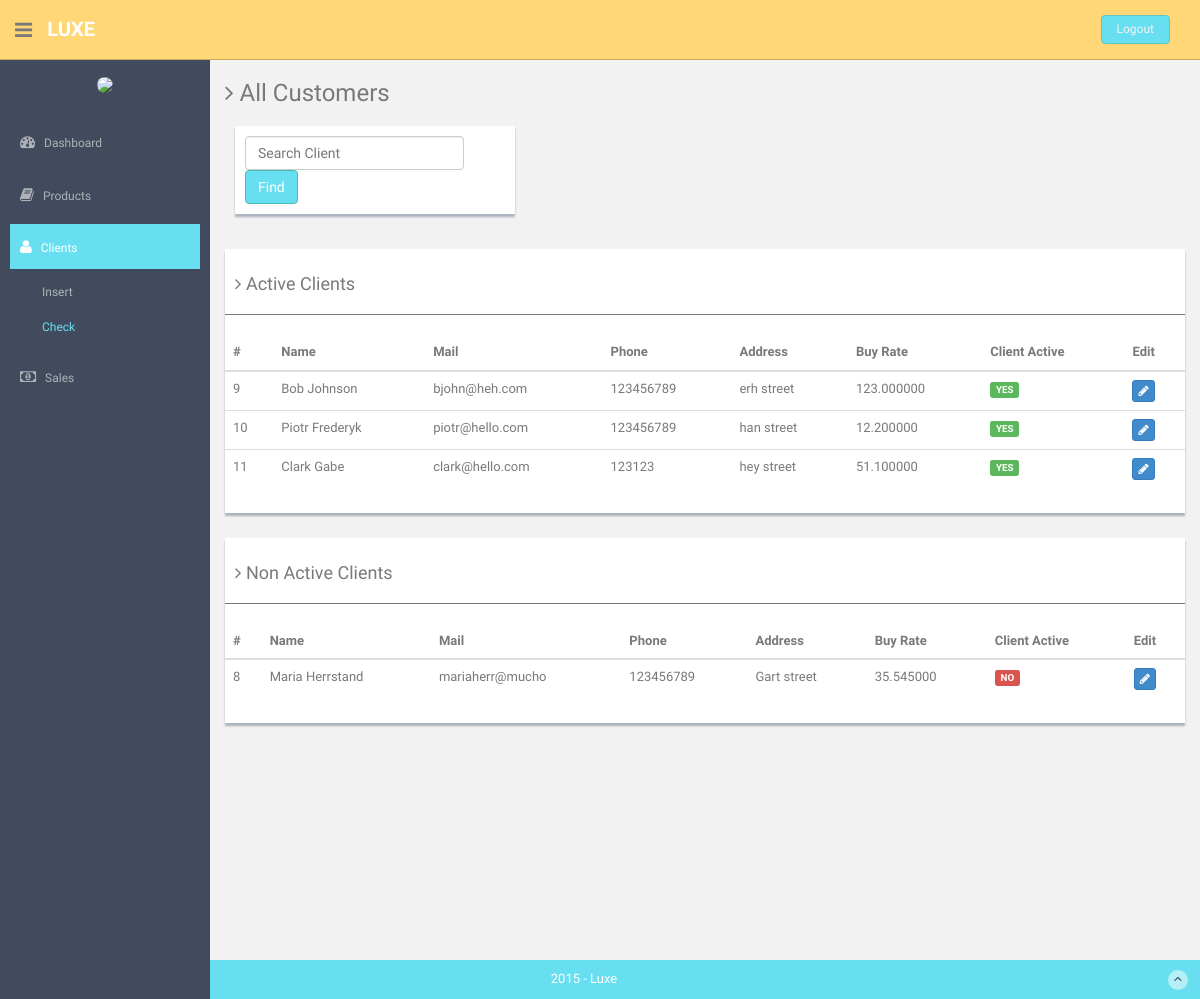
Screenshot of /clients.php (signed in) with the database file from the repository.
### tables this page shows
CREATE TABLE `Clients` (
`ClientId` int(4) NOT NULL,
  `ClientName` varchar(20) NOT NULL,
  `ClientSurname` varchar(20) NOT NULL,
  `ClientMail` varchar(30) NOT NULL,
  `ClientPhone` varchar(11) NOT NULL DEFAULT '',
  `ClientAddress` varchar(30) NOT NULL,
  `ClientBuyRate` double(7,2) NOT NULL,
  `ClientActive` enum('YES','NO') NOT NULL DEFAULT 'YES'
);

### functions.php (called while the page is built, shortened)
<?php
	function viewActiveClients(){
	      $db = Database::connect();
	      $db->setAttribute(PDO::ATTR_ERRMODE, PDO::ERRMODE_EXCEPTION);
	      $stmt = $db->query('select * from Clients where ClientActive = "YES";');
         return $stmt;
	}
	function seeBuyRate($id){
		$db = Database::connect();
		$db->setAttribute(PDO::ATTR_ERRMODE, PDO::ERRMODE_EXCEPTION);
		$stmt = $db->prepare('SELECT AVG(ProdPrice) as BR FROM Products JOIN ProductsBySales ON ProductsBySales.IdProduct = Products.ProdId JOIN Sales ON Sales.SalesId = ProductsBySales.IdSale WHERE Sales.IdClient=?');
		$stmt->execute(array($id));
		$result = $stmt->fetch(PDO::FETCH_ASSOC);
		if($result > 0){
			return $result;
		}else{
			return null;
		}
	}
	function viewNonActiveClients(){
	      $db = Database::connect();
	      $db->setAttribute(PDO::ATTR_ERRMODE, PDO::ERRMODE_EXCEPTION);
	      $stmt = $db->query('select * from Clients where ClientActive = "NO";');
         return $stmt;
	}
?>

### clients.php (the view, shortened to what this page needs)
<?php require_once 'functions.php';?>
<!DOCTYPE html>
<html lang="en">
  <head>
    <link href="assets/css/bootstrap.css" rel="stylesheet">
    <link href="assets/font-awesome/css/font-awesome.css" rel="stylesheet" />
    <link href="assets/css/style.css" rel="stylesheet">
    <link href="assets/css/style-responsive.css" rel="stylesheet">
  </head>
  <body>
  <section id="container" >
      <header class="header black-bg">
              <div class="sidebar-toggle-box">
                  <div class="fa fa-bars tooltips" data-placement="right" data-original-title="Toggle Navigation"></div>
              </div>
            <a href="index.php" class="logo"><b>Luxe</b></a>
            <div class="top-menu">
            	<ul class="nav pull-right top-menu">
                    <li><a class="logout" href="login.php">Logout</a></li>
            	</ul>
            </div>
        </header>
      <aside>
          <div id="sidebar"  class="nav-collapse ">
              <ul class="sidebar-menu" id="nav-accordion">
              	  <p class="centered"><img src="assets/img/ui-juan.jpg" class="img-circle" width="60"></p>
                  <li class="mt">
                      <a href="index.php">
                          <i class="fa fa-dashboard"></i>
                          <span>Dashboard</span>
                      </a>
                  </li>
                  <li class="sub-menu">
                      <a href="javascript:;" >
                          <i class="fa fa-book"></i>
                          <span>Products</span>
                      </a>
                  </li>
                  <li class="sub-menu">
                      <a class="active" href="javascript:;" >
                          <i class="fa fa-user"></i>
                          <span>Clients</span>
                      </a>
                      <ul class="sub">
                          <li><a href="formClient.php">Insert</a></li>
                          <li class="active"><a href="clients.php">Check</a></li>
                      </ul>
                  </li>
                  <li class="sub-menu">
                      <a href="sales.php">
                          <i class="fa fa-money"></i>
                          <span>Sales</span>
                      </a>
                  </li>
              </ul>
          </div>
      </aside>
      <section id="main-content">
          <section class="wrapper site-min-height">
          	<h3><i class="fa fa-angle-right"></i> All Customers</h3>
				<div class="row">
					<div class="col-md-4">
						<div class="form-panel">
							<form class="form-inline">
								<div class="form-group">
									<input type="text" class="form-control" name="clientName" id="clientName" placeholder="Search Client">
								</div>
								<span id="clientFinder" class="btn btn-theme">Find</span>
							</form>
						</div>
					</div>
				</div>
          	<div class="row mt">
          		<div class="col-md-12">
	                  	  <div class="content-panel">
	                  	  	  <h4><i class="fa fa-angle-right"></i> Active Clients</h4>
	                  	  	  <hr>
		                      <table class="table table-advance table-hover">
                              <thead>
                                 <tr>
                                    <th>#</th>
                                    <th>Name</th>
                                    <th>Mail</th>
                                    <th class="hidden-phone">Phone</th>
												<th class="hidden-phone">Address</th>
												<th>Buy Rate</th>
												<th>Client Active</th>
												<th>Edit</th>
                                 </tr>
                              </thead>
                              <tbody>
                                 <?php
                                    $results = viewActiveClients();
                                    if($results -> rowCount()<=0){
                                       echo '<tr><td>No clients available</td></tr>';
                                    }else{
                                       foreach ($results as $row) {
														$br = seeBuyRate($row['ClientId']);
                                          echo '<tr>';
                                          echo '<td>'.$row['ClientId']. '</td>';
                                          echo '<td>'.$row['ClientName'].' '.$row['ClientSurname'].'</td>';
                                          echo '<td>'.$row['ClientMail'].'</td>';
                                          echo '<td class="hidden-phone">'.$row['ClientPhone'].'</td>';
														echo '<td class="hidden-phone">'.$row['ClientAddress'].'</td>';
														echo '<td>'.$br['BR'].'</td>';
														echo '<td><span class="label label-success">'.$row['ClientActive'].'</span></td>';
                                          echo '<td>
                                               <a href="editClient.php?idC='.$row['ClientId'].'" class="btn btn-primary btn-xs"><i class="fa fa-pencil"></i></a>
                                               </td>';
                                          echo '</tr>';
                                       }
                                    }
                                 ?>
                              </tbody>
                            </table>
	                  	  </div>
	            </div>
          		<div class="col-md-12 mt">
	                  	  <div class="content-panel">
	                  	  	  <h4><i class="fa fa-angle-right"></i> Non Active Clients</h4>
	                  	  	  <hr>
		                      <table class="table">
                              <thead>
                                 <tr>
                                    <th>#</th>
                                    <th>Name</th>
                                    <th>Mail</th>
                                    <th class="hidden-phone">Phone</th>
												<th class="hidden-phone">Address</th>
												<th>Buy Rate</th>
												<th>Client Active</th>
												<th>Edit</th>
                                 </tr>
                              </thead>
                              <tbody>
                                 <?php
                                    $results = viewNonActiveClients();
                                    if($results -> rowCount()<=0){
                                       echo '<tr><td>No clients available</td></tr>';
                                    }else{
                                       foreach ($results as $row) {
														$br = seeBuyRate($row['ClientId']);
                                          echo '<tr>';
                                          echo '<td>'.$row['ClientId']. '</td>';
                                          echo '<td>'.$row['ClientName'].' '.$row['ClientSurname'].'</td>';
                                          echo '<td>'.$row['ClientMail'].'</td>';
                                          echo '<td class="hidden-phone">'.$row['ClientPhone'].'</td>';
														echo '<td class="hidden-phone">'.$row['ClientAddress'].'</td>';
														echo '<td>'.$br['BR'].'</td>';
														echo '<td><span class="label label-danger">'.$row['ClientActive'].'</span></td>';
                                          echo '<td>
                                               <a href="editClient.php?idC='.$row['ClientId'].'" class="btn btn-primary btn-xs"><i class="fa fa-pencil"></i></a>
                                               </td>';
                                          echo '</tr>';
                                       }
                                    }
                                 ?>
                              </tbody>
                            </table>
	                  	  </div>
	            </div>
          	</div>
		</section>
      </section>
      <footer class="site-footer">
          <div class="text-center">
              2015 - Luxe
              <a href="clients.php#" class="go-top">
                  <i class="fa fa-angle-up"></i>
              </a>
          </div>
      </footer>
  </section>
  </body>
</html>

### assets/css/style.css (style rules this page uses)
body { color: #797979; background: #f2f2f2; font-family: 'Ruda', sans-serif; padding: 0px !important; margin: 0px !important; font-size:13px; }
ul li { list-style: none; }
a, a:hover, a:focus { text-decoration: none; outline: none; }
#container { width: 100%; height: 100%; }
.btn-theme { color: #fff; background-color: #68dff0; border-color: #48bcb4; }
hr { margin-top: 20px; margin-bottom: 20px; border: 0; border-top: 1px solid #797979; }
.centered { text-align: center; }
.mt { margin-top: 25px; }
ul.top-menu > li > .logout { color: #f2f2f2; font-size: 12px; border-radius: 4px; -webkit-border-radius: 4px; border: 1px solid #64c3c2 !important; padding: 5px 15px; margin-right: 15px; background: #68dff0; margin-top: 15px; }
#sidebar { width: 210px; height: 100%; position: fixed; background: #424a5d; }
#sidebar ul li { position: relative; }
#sidebar .sub-menu > .sub li { padding-left: 32px; }
#sidebar .sub-menu > .sub li:last-child { padding-bottom: 10px; }
ul.sidebar-menu , ul.sidebar-menu li ul.sub { margin: -2px 0 0; padding: 0; }
ul.sidebar-menu { margin-top: 75px; }
#sidebar > ul > li > ul.sub { display: none; }
#sidebar > ul > li.active > ul.sub, #sidebar > ul > li > ul.sub > li > a { display: block; }
ul.sidebar-menu li ul.sub li { background: #424a5d; margin-bottom: 0; margin-left: 0; margin-right: 0; }
ul.sidebar-menu li ul.sub li:last-child { border-radius: 0 0 4px 4px; -webkit-border-radius: 0 0 4px 4px; }
ul.sidebar-menu li ul.sub li a { font-size: 12px; padding: 6px 0; line-height: 35px; height: 35px; -webkit-transition: all 0.3s ease; -moz-transition: all 0.3s ease; -o-transition: all 0.3s ease; -ms-transition: all 0.3s ease; transition: all 0.3s ease; color: #aeb2b7; }
ul.sidebar-menu li ul.sub li.active a { color: #68dff0; -webkit-transition: all 0.3s ease; -moz-transition: all 0.3s ease; -o-transition: all 0.3s ease; -ms-transition: all 0.3s ease; transition: all 0.3s ease; display: block; }
ul.sidebar-menu li { margin-bottom: 5px; margin-left:10px; margin-right:10px; }
ul.sidebar-menu li.sub-menu { line-height: 15px; }
ul.sidebar-menu li a span { display: inline-block; }
ul.sidebar-menu li a { color: #aeb2b7; text-decoration: none; display: block; padding: 15px 0 15px 10px; font-size: 12px; outline: none; -webkit-transition: all 0.3s ease; -moz-transition: all 0.3s ease; -o-transition: all 0.3s ease; -ms-transition: all 0.3s ease; transition: all 0.3s ease; }
ul.sidebar-menu li a.active, ul.sidebar-menu li a:hover, ul.sidebar-menu li a:focus { background: #68dff0; color: #fff; display: block; -webkit-transition: all 0.3s ease; -moz-transition: all 0.3s ease; -o-transition: all 0.3s ease; -ms-transition: all 0.3s ease; transition: all 0.3s ease; }
ul.sidebar-menu li a i { font-size: 15px; padding-right: 6px; }
ul.sidebar-menu li a.active i { color: #fff; }
#main-content { margin-left: 210px; }
.header, .footer { min-height: 60px; padding: 0 15px; }
.header { position: fixed; left: 0; right: 0; z-index: 1002; }
.black-bg { background: #ffd777; border-bottom: 1px solid #c9aa5f; }
.wrapper { display: inline-block; margin-top: 60px; padding-left: 15px; padding-right: 15px; padding-bottom: 15px; padding-top: 0px; width: 100%; }
a.logo { font-size: 20px; color: #ffffff; float: left; margin-top: 15px; text-transform: uppercase; }
a.logo b { font-weight: 900; }
#top_menu .nav > li, ul.top-menu > li { float: left; }
ul.top-menu > li > a { color: #666666; font-size: 16px; border-radius: 4px; -webkit-border-radius: 4px; border:1px solid #666666 !important; padding: 2px 6px; margin-right: 15px; }
.sidebar-toggle-box { float: left; padding-right: 15px; margin-top: 20px; }
.sidebar-toggle-box .fa-bars { cursor: pointer; display: inline-block; font-size: 20px; }
.content-panel { background: #ffffff; box-shadow: 0px 3px 2px #aab2bd; padding-top: 15px; padding-bottom: 5px; }
.content-panel h4 { margin-left: 10px; }
.form-panel { background: #ffffff; margin: 10px; padding: 10px; box-shadow: 0px 3px 2px #aab2bd; text-align: left; }
.site-footer { background: #68dff0; color: #fff; padding: 10px 0; }
.go-top { margin-right: 1%; float: right; background: rgba(255,255,255,.5); width: 20px; height: 20px; border-radius: 50%; -webkit-border-radius: 50%; }
.go-top i { color: #2A3542; }
.site-min-height { min-height: 900px; }

### rows the page displays
clients: ClientId "9", ClientName "Bob", ClientSurname "Johnson", ClientMail "bjohn@heh.com", ClientPhone "123456789", ClientAddress "erh street", BR "123.000000", ClientActive "YES"
clients: ClientId "10", ClientName "Piotr", ClientSurname "Frederyk", ClientMail "piotr@hello.com", ClientPhone "123456789", ClientAddress "han street", BR "12.200000", ClientActive "YES"
clients: ClientId "11", ClientName "Clark", ClientSurname "Gabe", ClientMail "clark@hello.com", ClientPhone "123123", ClientAddress "hey street", BR "51.100000", ClientActive "YES"
clients: ClientId "8", ClientName "Maria", ClientSurname "Herrstand", ClientMail "mariaherr@mucho", ClientPhone "123456789", ClientAddress "Gart street", BR "35.545000", ClientActive "NO"
